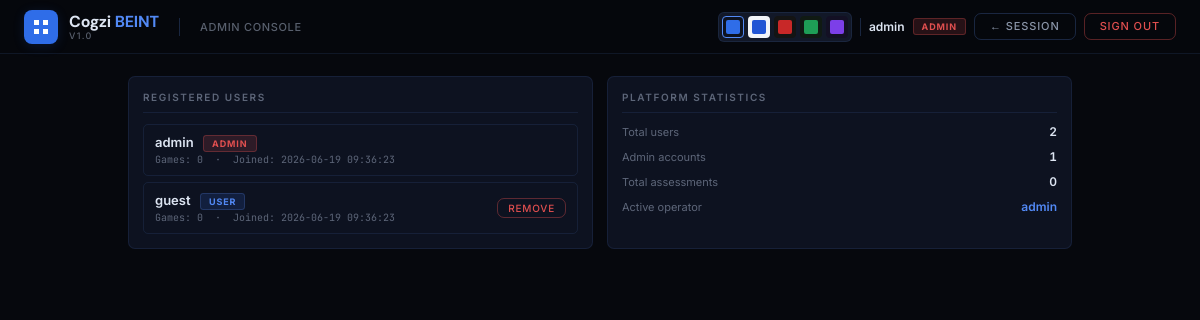
/admin/ (signed in), run on the app's committed database.
### tables this page shows
CREATE TABLE users (
            id              TEXT PRIMARY KEY,
            org_id          TEXT NOT NULL REFERENCES organizations(id),
            username        TEXT NOT NULL UNIQUE,
            email           TEXT NOT NULL DEFAULT '',
            password_hash   TEXT NOT NULL,
            role            TEXT NOT NULL DEFAULT 'user',
            created_at      TEXT NOT NULL DEFAULT (datetime('now')),
            last_login      TEXT,
            games_played    INTEGER NOT NULL DEFAULT 0,
            metadata        TEXT NOT NULL DEFAULT '{}'
        );

### app.py (the view)
    @app.route('/admin')
    @app.route('/admin/')
    def admin():
        user = current_user()
        if not user:
            return render_template('auth.html')
        if user['role'] != 'admin':
            return 'Admin access required', 403
        users = user_model.all_users()
        return render_template('admin.html', user=user, users=users)

### models/db.py (called while the page is built)
def get_conn():
    if not hasattr(_local, 'conn') or _local.conn is None:
        _local.conn = sqlite3.connect(DB_PATH, check_same_thread=False)
        _local.conn.row_factory = sqlite3.Row
        _local.conn.execute('PRAGMA journal_mode=WAL')
        _local.conn.execute('PRAGMA foreign_keys=ON')
    return _local.conn

### models/user.py (called while the page is built)
    def get_user(self, username: str) -> Optional[Dict[str, Any]]:
        conn = get_conn()
        row = conn.execute('SELECT * FROM users WHERE username=? COLLATE NOCASE', (username,)).fetchone()
        return dict(row) if row else None

    def all_users(self, org_id: str = None) -> list:
        conn = get_conn()
        if org_id:
            rows = conn.execute('SELECT * FROM users WHERE org_id=? ORDER BY created_at DESC', (org_id,)).fetchall()
        else:
            rows = conn.execute('SELECT * FROM users ORDER BY created_at DESC').fetchall()
        return [{k: v for k, v in dict(r).items() if k != 'password_hash'} for r in rows]

### templates/admin.html (shortened to what this page needs)
<!DOCTYPE html>
<html lang="en">
<head>
<link rel="stylesheet" href="/static/css/main.css">
</head>
<body>
<nav class="topnav">
  <div class="topnav-left">
    <a class="wordmark" href="/">
      <div class="wm-icon">
        <svg viewBox="0 0 18 18"><path d="M2 2h5v5H2zM11 2h5v5h-5zM2 11h5v5H2zM11 11h5v5h-5z"/></svg>
      </div>
      <div class="wm-text">
        <div class="wm-name">Cogzi <em>BEINT</em></div>
        <div class="wm-ver">v1.0</div>
      </div>
    </a>
    <div class="nav-crumb">Admin Console</div>
  </div>
  <div class="topnav-right">
    <div class="theme-switcher">
      <button class="theme-btn" data-t="dark"  title="Dark"   onclick="setTheme('dark')"></button>
      <button class="theme-btn" data-t="light" title="Light"  onclick="setTheme('light')"></button>
      <button class="theme-btn" data-t="corp1" title="Corp 1" onclick="setTheme('corp1')"></button>
      <button class="theme-btn" data-t="corp2" title="Corp 2" onclick="setTheme('corp2')"></button>
      <button class="theme-btn" data-t="corp3" title="Corp 3" onclick="setTheme('corp3')"></button>
    </div>
    <div class="nav-user"><strong>{{ user.username }}</strong></div>
    <span class="badge badge-admin">admin</span>
    <a href="/"><button class="btn">← Session</button></a>
    <button class="btn btn-danger" onclick="doLogout()">Sign Out</button>
  </div>
</nav>
<div class="page-body" style="padding-top:22px">
<div class="admin-layout">
  <div class="card">
    <div class="card-title">Registered Users</div>
    <div id="user-list" style="display:flex;flex-direction:column;gap:6px">
      {% for u in users %}
      <div class="user-row" data-username="{{ u.username }}">
        <div>
          <span style="font-size:13px;font-weight:600">{{ u.username }}</span>
          <span class="badge {% if u.role == 'admin' %}badge-admin{% else %}badge-user{% endif %}" style="margin-left:6px">{{ u.role }}</span>
          <div class="user-info-sub">Games: {{ u.games_played }} &nbsp;·&nbsp; Joined: {{ u.created_at }}</div>
        </div>
        {% if u.role != 'admin' %}
        <button class="btn btn-danger" style="font-size:10px;padding:4px 10px" onclick="deleteUser('{{ u.username }}')">Remove</button>
        {% endif %}
      </div>
      {% endfor %}
    </div>
  </div>
  <div class="card">
    <div class="card-title">Platform Statistics</div>
    <div style="display:flex;flex-direction:column;gap:10px;font-size:12px">
      <div class="stat-row"><span class="stat-key">Total users</span><span class="stat-val">{{ users|length }}</span></div>
      <div class="stat-row"><span class="stat-key">Admin accounts</span><span class="stat-val">{{ users|selectattr('role','equalto','admin')|list|length }}</span></div>
      <div class="stat-row"><span class="stat-key">Total assessments</span><span class="stat-val">{{ users|sum(attribute='games_played') }}</span></div>
      <div class="stat-row"><span class="stat-key">Active operator</span><span class="stat-val" style="color:var(--accent2)">{{ user.username }}</span></div>
    </div>
  </div>
</div>
</div>
</body>
</html>

### data on the page
users: username "admin", role "ADMIN", games_played "0", created_at "2026-06-19 09:36:23"
users: username "guest", role "USER", games_played "0", created_at "2026-06-19 09:36:23"

### other printed values
{{ users|length }} "2"
{{ users|selectattr('role','equalto','admin')|list|length }} "1"
{{ users|sum(attribute='games_played') }} "0"
